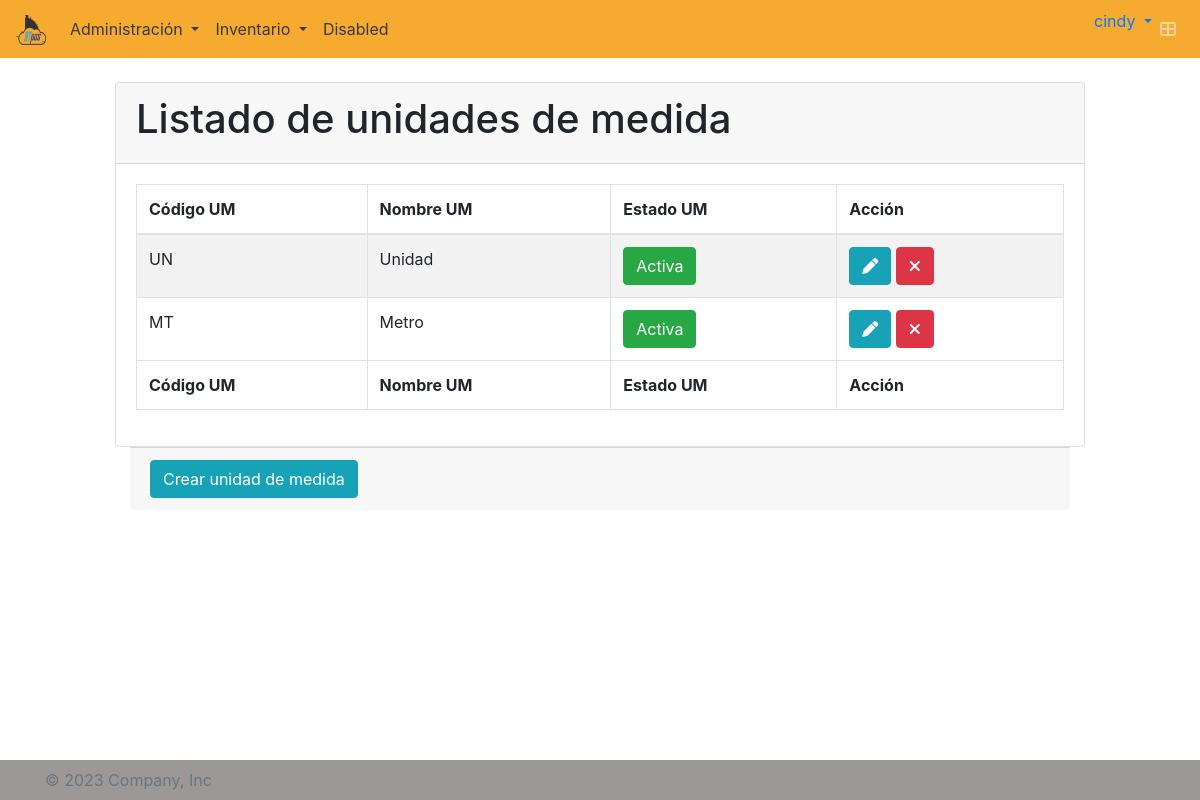
/unidadmedida/list/ (signed in), run on the app's committed database.
### atpos/models.py (models this page shows, shortened)
class Usuario(AbstractUser):
    empresa = models.ForeignKey(Empresa, on_delete=models.CASCADE, blank=True, null=True)
    tel_inicial = models.CharField(max_length=10, blank=True, null=True)
    class Meta:
        default_permissions = ()
        permissions = [('add_usuario', 'Usuario crear'),
                        ('change_usuario', 'Usuario modificar'),
                        ('delete_usuario', 'Usuario eliminar'),
                        ('view_usuario', 'Usuario ver'),
                        ('password_usuario', 'Puede cambiar la clave usuario')]

class UnidadMedida(models.Model):
    codigo_unidad_medida = models.CharField(max_length=30, unique=False)
    nombre_unidad_medida = models.CharField(max_length=30, unique=False)
    estado = models.CharField(max_length=1, choices=ESTADO, default=ACTIVO )
    empresa = models.ForeignKey(Empresa, on_delete=models.CASCADE)
    class Meta:
        default_permissions = ()
        permissions = [('add_unidadmedida', 'Unidad Medida crear'),
                       ('change_unidadmedida', 'Unidad Medida modificar'),
                       ('delete_unidadmedida', 'Unidad Medida eliminar'),
                       ('view_unidadmedida', 'Unidad Medida ver')]
        unique_together = ('codigo_unidad_medida', 'empresa')

### atpos/views.py (the view)
# urls.py: path('unidadmedida/list/', login_required(UnidadMedidaList.as_view()), name='unidadmedida-list'),
class UnidadMedidaList(ListView):
    model = UnidadMedida
    template_name = 'articulo/unidadmedida_list.html'
    def get_queryset(self):
        return UnidadMedida.objects.filter(empresa=self.request.user.empresa_id)

### atpos/templates/atpos/unidadmedida_list.html (shortened to what this page needs)
{% extends 'base.html' %}
{% load static %}
{% block content %}
<br>
<section class="content" style="display: grid; place-items: center;">
    {% if object_list %}
    <div class="col-md-10">
        <div class="card">
            <div class="card-header">
                <h1>Listado de unidades de medida</h1>
            </div>
            <div class="card-body">
                <table id="example2" class="table table-bordered table-striped">
                    <thead>
                        <tr>
                            <th>Código UM</th>
                            <th>Nombre UM</th>
                            <th>Estado UM</th>
                            <th>Acción</th>
                        </tr>
                    </thead>
                    <tbody>
                        {% for unidadmedida in object_list %}
                        <tr>
                            <td>{{unidadmedida.codigo_unidad_medida}}</td>
                            <td>{{unidadmedida.nombre_unidad_medida}}</td>
                            {% if unidadmedida.estado == '1' %}
                            <td><button id="{{ unidadmedida.id }}" class="btn btn-success">Activa</button></td>
                            {% else %}
                            <td><button id="{{ unidadmedida.id }}" class="btn btn-danger">Inactiva</button></td>
                            {% endif %}
                            <td>
                                <a class="btn btn-info" href="{% url 'unidadmedida-update' unidadmedida.id %}">
                                    <i class="fas fa-pen"></i></a>
                                <a class="btn btn-danger" href="{% url 'unidadmedida-delete' unidadmedida.id %}">
                                        <i class="fas fa-times"></i></a>
                            </td>
                        </tr>
                        {% endfor %}
                    </tbody>
                    <tfoot>
                        <tr>
                            <th>Código UM</th>
                            <th>Nombre UM</th>
                            <th>Estado UM</th>
                            <th>Acción</th>
                        </tr>
                    </tfoot>
                </table>
            </div>
        </div>
        <div class="col-12">
            <div class="card-footer">
                <a href="{% url 'unidadmedida-add' %}">
                    <button type="submit" class="btn btn-info">Crear unidad de medida</button>
                </a>
            </div>
        </div>
    </div>
    {% endif %}
</section>
{% endblock %}

### atpos/templates/components/navbar.html (shortened to what this page needs)
{% load static %}
<nav class="navbar navbar-expand-lg navbar-dark bg-color-nav">
  <a class="navbar-brand" href="{% url 'tablero' %}">
    <img src="{% static 'img/LogoATpos200px.png' %}" width="30" height="30" alt="">
  </a>
  <div class="collapse navbar-collapse colortext" id="navbarSupportedContent">
    <ul class="navbar-nav mr-auto">
      <li class="nav-item dropdown">
        <a class="nav-link dropdown-toggle text-dark" href="#" id="navbarDropdown" role="button" data-toggle="dropdown" aria-haspopup="true" aria-expanded="false">
          Administración
        </a>
      </li>
      <li class="nav-item dropdown">
        <a class="nav-link dropdown-toggle text-dark" href="#" id="navbarDropdown" role="button" data-toggle="dropdown" aria-haspopup="true" aria-expanded="false">
          Inventario
        </a>
      </li>
      <li class="nav-item">
        <a class="nav-link text-dark" href="#">Disabled</a>
      </li>
    </ul>
  </div>
  <ul class="navbar-nav ml-auto">
    <li class="dropdown user user-menu">
      <a href="#" class="dropdown-toggle" data-toggle="dropdown">
        <span class="hidden-xs">{{ user.username }}</span>
      </a>
    </li>
    <li class="nav-item">
      <a class="nav-link" data-widget="control-sidebar" data-slide="true" href="#" role="button">
        <i class="fas fa-th-large"></i>
      </a>
    </li>
  </ul>
</nav>

### atpos/static/atpos/css/style.css (style rules this page uses)
.bg-color-nav { background-color: #f7aa30!important; }

### data on the page
Usuario: username "cindy"
UnidadMedida: codigo_unidad_medida "UN", nombre_unidad_medida "Unidad"
UnidadMedida: codigo_unidad_medida "MT", nombre_unidad_medida "Metro"
